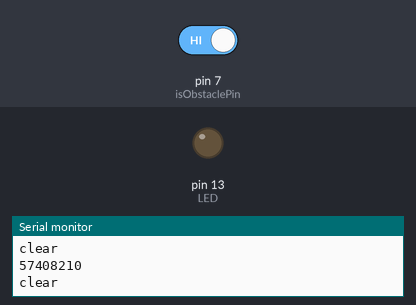
Bench run of a sketch on a simulated Arduino Uno, built with avr-gcc and run on an emulated ATmega328P. On the bench: output pins drawn as LEDs (lit = HIGH), the last lines printed to the serial monitor. The test bench sets the inputs (shaded band); at power-on: pin 7 (isObstaclePin) HIGH.

Above: at 2.1 s.
2.2 s: pin 7 (isObstaclePin) driven LOW
At 3.5 s:
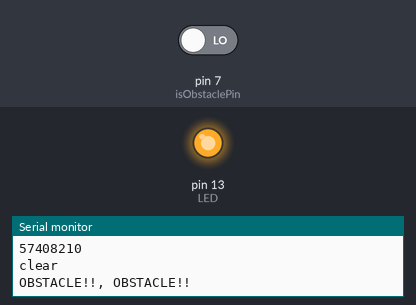
4.5 s: pin 7 (isObstaclePin) driven HIGH
At 5.6 s:
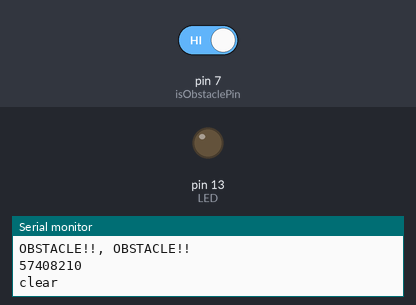
Timing chart, 0 to 7.5 s (numbered marks = the images above; inputs shaded):
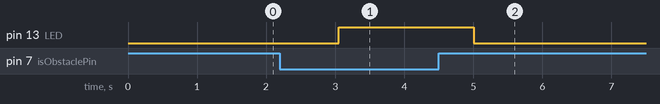

Measured:
- after the input at 2.2 s, pin 13 (LED): LOW → HIGH after 0.85 s
- after the input at 4.5 s, pin 13 (LED): HIGH → LOW after 0.50 s

The sketch:

obstacle_avoid.ino
```cpp
#include <RCSwitch.h>
// IR Obstacle Collision Detection Module

RCSwitch mySwitch = RCSwitch();

int LED = 13; // Use the onboard Uno LED
int isObstaclePin = 7;  // This is our input pin
int isObstacle = HIGH;  // HIGH MEANS NO OBSTACLE

void setup() {
  pinMode(LED, OUTPUT);
  pinMode(isObstaclePin, INPUT);
  Serial.begin(9600);
  mySwitch.enableTransmit(10);
}

void loop() {
  isObstacle = digitalRead(isObstaclePin);
  String id = "2";
  String zip = "57408";
  String lot = "1";
  long ret = 57408210;
  if (isObstacle == LOW)
  {
    mySwitch.send(ret + 1, 32);
    Serial.println("OBSTACLE!!, OBSTACLE!!");
    digitalWrite(LED, HIGH);
  }
  else
  {
    mySwitch.send(ret + 0, 32);
    Serial.println(ret);
    Serial.println("clear");
    digitalWrite(LED, LOW);
  }
  delay(200);
}
```
